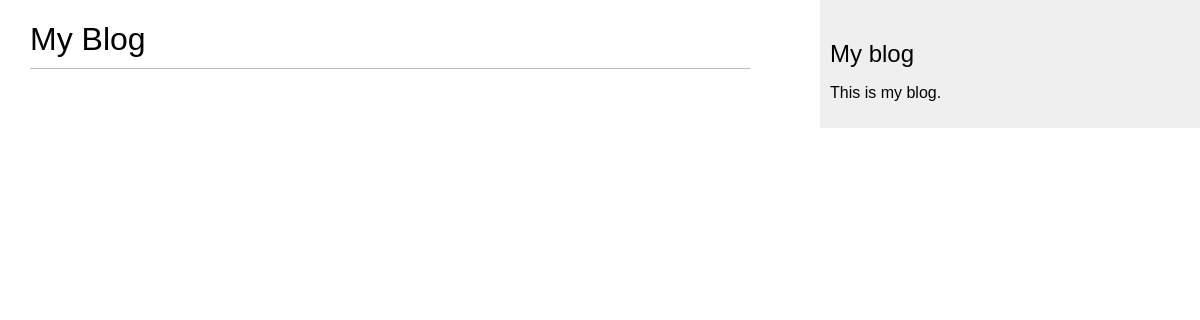
/blog/, run on an earlier commit of the app's database.
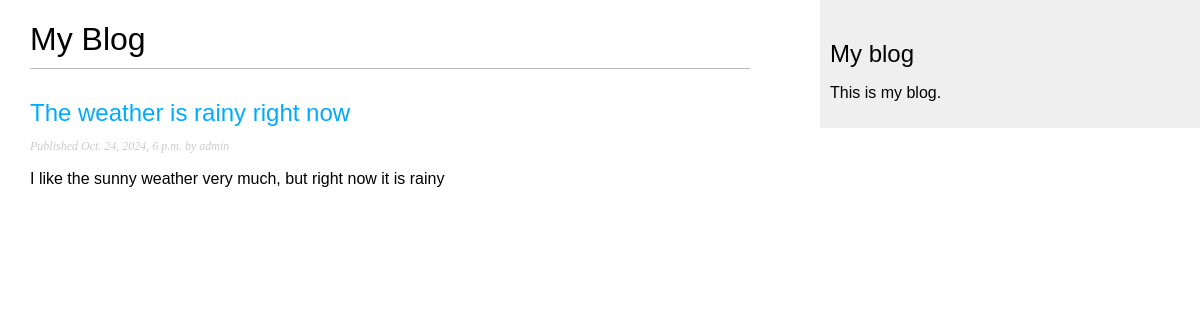
And on a later commit of the database.
### blog/models.py (models this page shows, shortened)
class Post(models.Model):
    class Status(models.TextChoices):
        DRAFT = "DF", "Draft"
        PUBLISHED = "PB", "PUBLISHED"
    title = models.CharField(max_length=250)
    slug = models.SlugField(max_length=250)
    author = models.ForeignKey(
        settings.AUTH_USER_MODEL,
        on_delete=models.CASCADE,
        related_name="blog_posts"
    )
    body = models.TextField()
    publish = models.DateTimeField(default=timezone.now)
    created = models.DateTimeField(auto_now_add=True)
    updated = models.DateTimeField(auto_now=True)
    status = models.CharField(
        max_length=2,
        choices=Status,
        default=Status.DRAFT
    )
    objects = models.Manager()  # The default manager
    published = PublishedManager()  # Our custom manager
    class Meta:
        ordering = ["-publish"]
        indexes = [
            models.Index(fields=["-publish"])
        ]

### blog/views.py (the view)
# urls.py: path("", views.post_list, name="post_list"),
def post_list(request):
    posts = Post.published.all()
    return render(request, "blog/post/list.html", {"posts": posts})

### blog/models.py (called while the page is built)
    def get_queryset(self):
        return (
            super().get_queryset().filter(status=Post.Status.PUBLISHED)
        )

### blog/templates/blog/post/list.html (shortened to what this page needs)
{% extends "blog/base.html" %}
{% block content %}
  <h1>My Blog</h1>
  {% for post in posts %}
    <h2>
      <a href="{% url 'blog:post_detail' post.id %}">
        {{ post.title }}
      </a>
    </h2>
    <p class="date">
      Published {{ post.publish }} by {{ post.author }}
    </p>
    {{ post.body|truncatewords:30|linebreaks }}
  {% endfor %}
{% endblock %}

### blog/templates/blog/base.html (shortened to what this page needs)
{% load static %}
<!DOCTYPE html>
<html>
  <head>
    <link href="{% static "css/blog.css" %}" rel="stylesheet">
  </head>
  <body>
    <div id="content">{% block content %} {% endblock %}</div>
    <div id="sidebar">
      <h2>My blog</h2>
      <p>This is my blog.</p>
    </div>
  </body>
</html>

### blog/static/css/blog.css (style rules this page uses)
body { margin:0; padding:0; font-family:helvetica, sans-serif; }
a { color:#00abff; text-decoration:none; }
h1 { font-weight:normal; border-bottom:1px solid #bbb; padding:0 0 10px 0; }
h2 { font-weight:normal; margin:30px 0 0; }
#content { float:left; width:60%; padding:0 0 0 30px; }
#sidebar { float:right; width:30%; padding:10px; background:#efefef; height:100%; }
p.date { color:#ccc; font-family: georgia, serif; font-size: 12px; font-style: italic; }

What changed in the data, as far as the page shows it:
added Post: title "The weather is rainy right now", publish "Oct. 24, 2024, 6 p.m.", author "admin", body "I like the sunny weather very much, but right now it is rainy"
